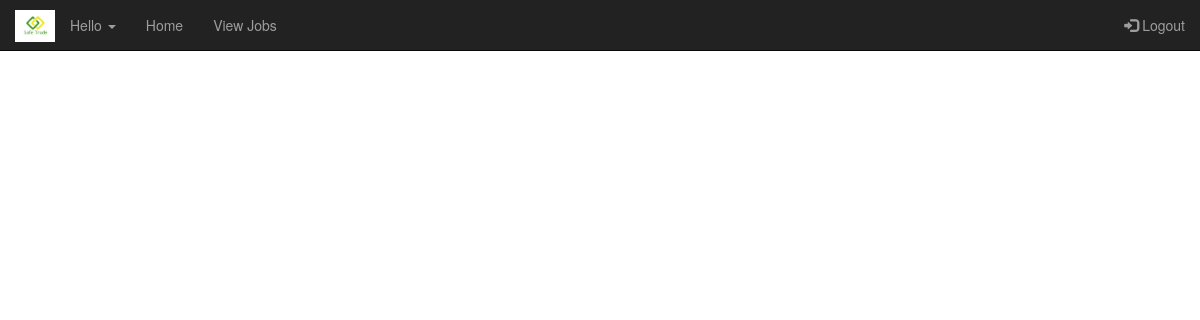
Page /viewAllJobs.php on the earlier database version.
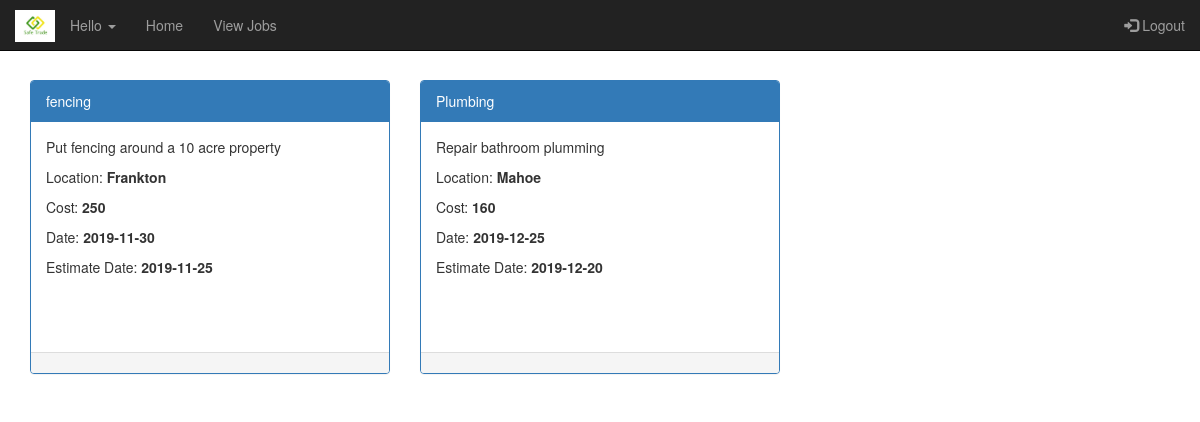
Same page on the later database version.
### tables this page shows
CREATE TABLE `jobdetails` (
  `JobId` int(11) NOT NULL,
  `UId` int(11) NOT NULL,
  `JobType` varchar(255) NOT NULL,
  `JobDescription` varchar(255) NOT NULL,
  `Location` varchar(50) NOT NULL,
  `CostRange` double NOT NULL,
  `ActiveDate` date NOT NULL,
  `EstimateDate` date NOT NULL,
  `IsClosed` int(11) NOT NULL,
  `IsEstimateAccepted` int(11) NOT NULL
);

### classes/Job.php (called while the page is built, shortened)
<?php
class Job{
  private $jdescription = "";
  private $jtype = "";
  private $cost = null;
  private $activedate = "";
  private $estimationdate = null;
  private $location = null;
  public function __construct($jid,$uid, $jtype,$jdescription,$location,   $cost, $activedate,$estimationdate,$isclosed){
    $this->jdescription = $jdescription;
    $this->jtype = $jtype;
    $this->cost = $cost;
    $this->activedate = $activedate;
    $this->estimationdate = $estimationdate;
    $this->location = $location;
  }
  public static function getAll($mysqli){
    $sql = "select * from jobdetails where IsEstimateAccepted=0 and IsClosed=0";
    $result = $mysqli->query($sql);
    if ($result){
      $jobs = new Collection();
      while($row = $result->fetch_assoc()){
        $job =  new Job($row['JobId'],$row['UId'], $row['JobType'], $row['JobDescription'], $row['Location'], $row['CostRange'], $row['ActiveDate'], $row['EstimateDate'],$row['IsClosed']);
        $jobs->Add($row['JobId'], $job);
      }
    }
    return $jobs;
  }
  public function getJobDescription(){
    return $this->jdescription;
  }
  public function getJobType(){
    return $this->jtype;
  }
  public function getLocation(){
    return $this->location;
  }
  public function getCost(){
    return $this->cost;
  }
  public function getActiveDate(){
    return $this->activedate;
  }
  public function getEstimateDate(){
    return $this->estimationdate;
  }
}
?>

### classes/Collection.php (called while the page is built, shortened)
<?php
class Collection {
    private $records = array();
    public function add($key, $record){
        $result = false;
        if ($key != null) {
            $this->records[$key] = $record;
            $result = true;
        }
        return $result;
    }
    public function getRecords(){
        return $this->records;
    }
}
?>

### viewAllJobs.php (the view, shortened to what this page needs)
<?php
require_once("headers.php");
$jobs = Job::getAll($mysqli);
require_once("footer.php");
?>
<div class="container">
<div class="row">
    <?php foreach($jobs->getRecords() as $id => $job){  ?>
<div class="col-sm-4">
      <div class="panel panel-primary">
        <div class="panel-heading"><?php echo $job->getJobType(); ?></div>
        <div class="panel-body" style="height:230px">
        <p><?php echo $job->getJobDescription(); ?></p>
        <p>Location: <b><?php echo $job->getLocation(); ?></b></p>
        <p>Cost: <b><?php echo $job->getCost(); ?></b></p>
        <p>Date: <b><?php echo $job->getActiveDate(); ?></b></p>
        <p>Estimate Date: <b><?php echo $job->getEstimateDate(); ?></b></p>
        </div>
        <div class="panel-footer pviewestimate">
        </div>
        </div>
      </div>
    <?php }; ?>
</div>
</div>

Differences in the rows shown:
now on this page (row edited): jobdetails: JobType "fencing", JobDescription "Put fencing around a 10 acre property", Location "Frankton", CostRange "250", ActiveDate "2019-11-30", EstimateDate "2019-11-25"
now on this page (row edited): jobdetails: JobType "Plumbing", JobDescription "Repair bathroom plumming", Location "Mahoe", CostRange "160", ActiveDate "2019-12-25", EstimateDate "2019-12-20"
